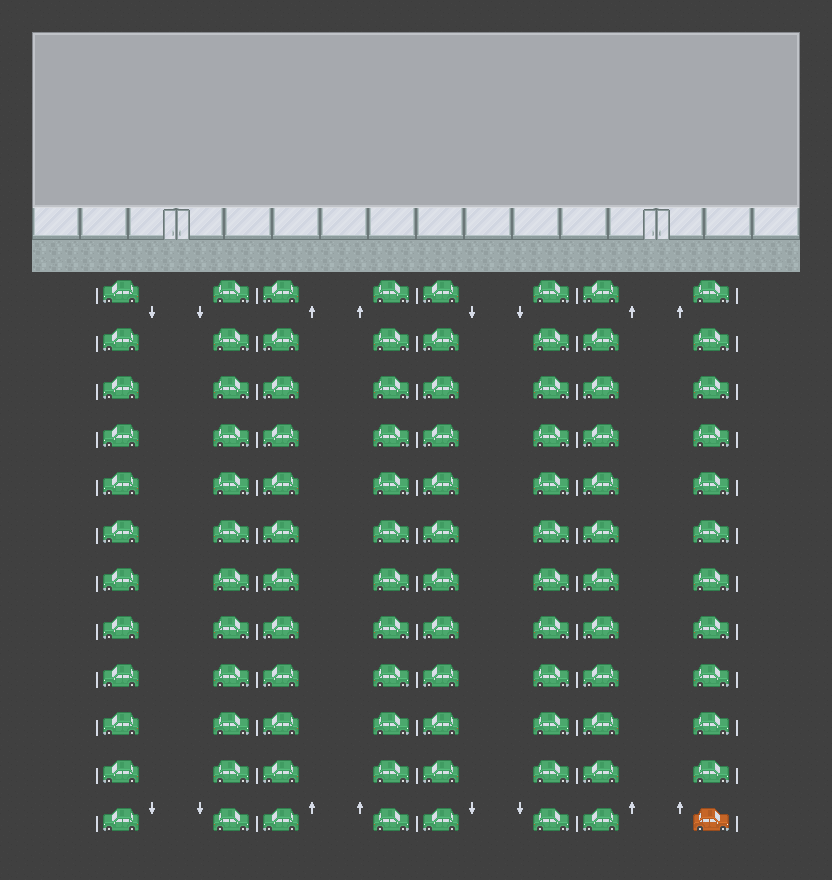

The image is a tile-based game level rendered from a .tmx file. Its description and source (layers, tilesets, objects; grid data summarised) follow:
An orthogonal 52x55 tile map with 16x16 px tiles, 7 tile layers (Asphalt, StoreFront, Lines, Cars, ...) and 11 objects.

<map version="1.0" orientation="orthogonal" renderorder="right-down" width="52" height="55" tilewidth="16" tileheight="16" nextobjectid="24">
 <tileset firstgid="1" name="City" tilewidth="16" tileheight="16" spacing="1" tilecount="1036" columns="37">
  <image source="roguelikeCity_transparent.png" width="628" height="475" />
 </tileset>
 <layer name="Asphalt" width="52" height="55">
  <data>[2860 cells, 2860 non-empty, 1 distinct tile ids]</data>
 </layer>
 <layer name="StoreFront" width="52" height="55">
  <data>[2860 cells, 96 non-empty, 1 distinct tile ids]</data>
 </layer>
 <layer name="Lines" width="52" height="55">
  <data>[2860 cells, 60 non-empty, 1 distinct tile ids]</data>
 </layer>
 <layer name="Cars" width="52" height="55">
  <data>[2860 cells, 576 non-empty, 18 distinct tile ids]</data>
 </layer>
 <layer name="Paint" width="52" height="55">
  <data>[2860 cells, 16 non-empty, 2 distinct tile ids]</data>
 </layer>
 <objectgroup name="Colliders">
  <object id="2" x="102.667" y="280" width="36" height="24" />
  <object id="11" x="212.667" y="280.667" width="36" height="24" />
  <object id="12" x="260.667" y="280" width="40.6667" height="24" />
  <object id="14" x="371.333" y="279.333" width="38.6667" height="26" />
  <object id="15" x="422" y="280" width="38.6667" height="24" />
  <object id="16" x="532.667" y="278.667" width="36" height="24.6667" />
  <object id="18" x="582" y="277.333" width="38" height="24.6667" />
  <object id="19" x="690" y="278.667" width="40" height="24.6667" />
  <object id="20" x="32" y="32" width="767.333" height="206" />
  <object id="21" x="98.6667" y="324" width="43.3333" height="27.3333" />
  <object id="22" x="212.667" y="328" width="38" height="24.6667" />
 </objectgroup>
 <layer name="Store" width="52" height="55">
  <data>[2860 cells, 624 non-empty, 15 distinct tile ids]</data>
 </layer>
 <layer name="StoreDoor" width="52" height="55">
  <data>[2860 cells, 8 non-empty, 4 distinct tile ids]</data>
 </layer>
</map>
